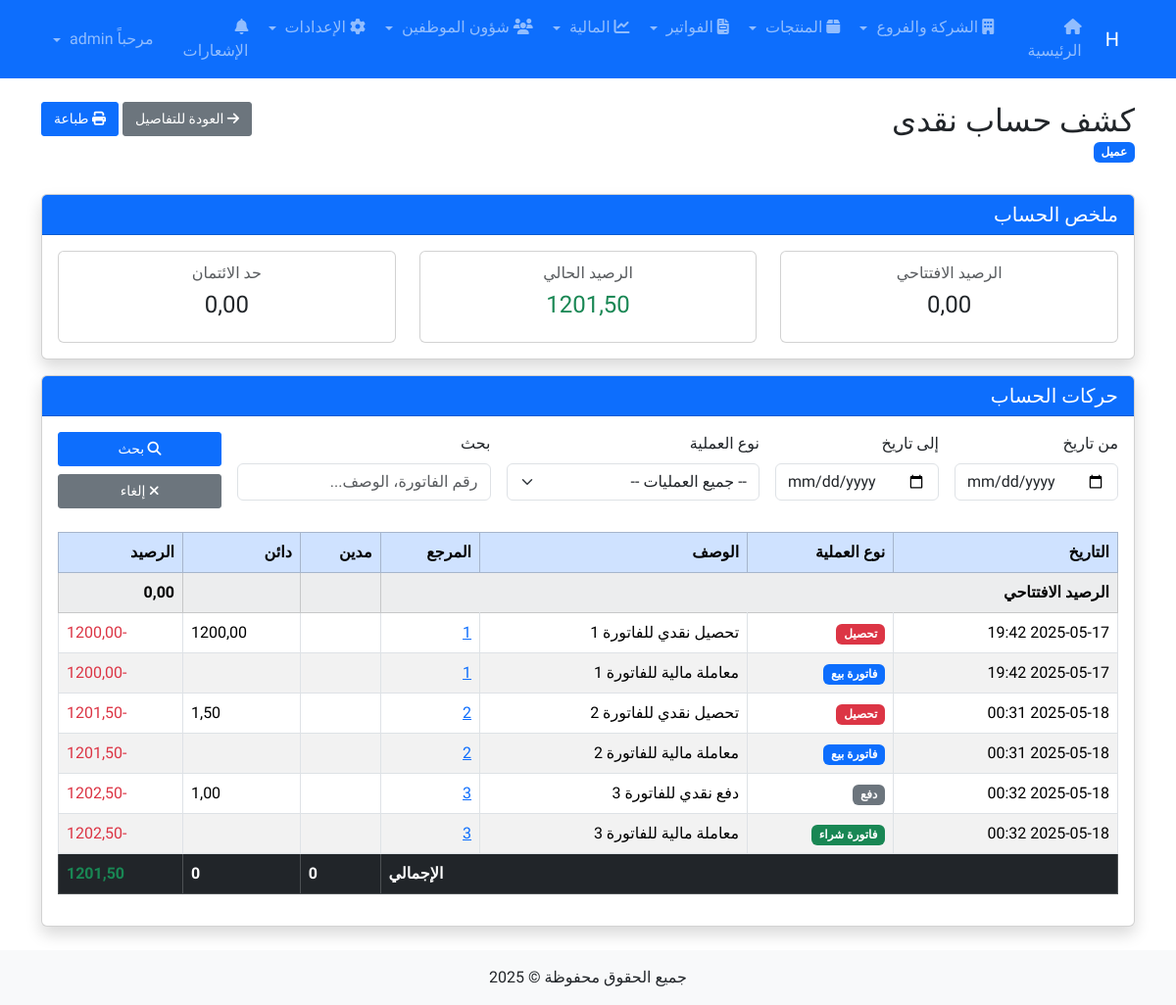
Screenshot of /contacts/1/statement/ (signed in) with the database file from the repository.
### core/models.py (models this page shows, shortened)
class Contact(models.Model):
    CUSTOMER = 'customer'
    SUPPLIER = 'supplier'
    CONTACT_TYPE_CHOICES = [
        (CUSTOMER, _("عميل")),
        (SUPPLIER, _("مورد")),
    ]
    name = models.CharField(_("الاسم"), max_length=255)
    contact_type = models.CharField(_("نوع جهة الاتصال"), max_length=20, choices=CONTACT_TYPE_CHOICES)
    phone = models.CharField(_("رقم الهاتف"), max_length=20, blank=True, null=True)
    alternative_phone = models.CharField(_("رقم هاتف بديل"), max_length=20, blank=True, null=True)
    address = models.TextField(_("العنوان"), blank=True, null=True)
    email = models.EmailField(_("البريد الإلكتروني"), blank=True, null=True)
    tax_number = models.CharField(_("الرقم الضريبي"), max_length=50, blank=True, null=True)
    initial_balance = models.DecimalField(_("الرصيد الافتتاحي"), max_digits=15, decimal_places=2, default=0)
    current_balance = models.DecimalField(_("الرصيد الحالي"), max_digits=15, decimal_places=2, default=0)
    credit_limit = models.DecimalField(_("حد الائتمان"), max_digits=15, decimal_places=2, default=0)
    notes = models.TextField(_("ملاحظات"), blank=True, null=True)
    class Meta:
        verbose_name = _("جهة اتصال")
        verbose_name_plural = _("جهات الاتصال")

### finances/models.py (models this page shows, shortened)
class ContactTransaction(models.Model):
    SALE_INVOICE = 'sale_invoice'
    PURCHASE_INVOICE = 'purchase_invoice'
    SALE_RETURN_INVOICE = 'sale_return_invoice'
    PURCHASE_RETURN_INVOICE = 'purchase_return_invoice'
    COLLECTION = 'collection'
    PAYMENT = 'payment'
    TRANSACTION_TYPE_CHOICES = [
        (SALE_INVOICE, _("فاتورة بيع")),
        (PURCHASE_INVOICE, _("فاتورة شراء")),
        (SALE_RETURN_INVOICE, _("مرتجع بيع")),
        (PURCHASE_RETURN_INVOICE, _("مرتجع شراء")),
        (COLLECTION, _("تحصيل")),
        (PAYMENT, _("دفع")),
    ]
    contact = models.ForeignKey(Contact, on_delete=models.CASCADE, related_name='transactions', verbose_name=_("جهة الاتصال"))
    date = models.DateTimeField(_("تاريخ العملية"), default=timezone.now)
    amount = models.DecimalField(_("المبلغ"), max_digits=15, decimal_places=2)
    transaction_type = models.CharField(_("نوع العملية"), max_length=25, choices=TRANSACTION_TYPE_CHOICES)
    invoice = models.ForeignKey('invoices.Invoice', on_delete=models.SET_NULL, related_name='contact_transactions',
                              verbose_name=_("الفاتورة"), null=True, blank=True)
    description = models.TextField(_("الوصف"), blank=True, null=True)
    reference_number = models.CharField(_("الرقم المرجعي"), max_length=50, blank=True, null=True)
    balance_before = models.DecimalField(_("الرصيد قبل العملية"), max_digits=15, decimal_places=2)
    balance_after = models.DecimalField(_("الرصيد بعد العملية"), max_digits=15, decimal_places=2)
    class Meta:
        verbose_name = _("حركة حساب")
        verbose_name_plural = _("حركات الحسابات")
        ordering = ['date']  # ترتيب الحركات حسب التاريخ تصاعديًا للحصول على تسلسل صحيح

### invoices/models.py (models this page shows, shortened)
class Invoice(models.Model):
    SALE = 'sale'
    PURCHASE = 'purchase'
    SALE_RETURN = 'sale_return'
    PURCHASE_RETURN = 'purchase_return'
    INVOICE_TYPE_CHOICES = [
        (SALE, _("بيع")),
        (PURCHASE, _("شراء")),
        (SALE_RETURN, _("مرتجع بيع")),
        (PURCHASE_RETURN, _("مرتجع شراء")),
    ]
    CASH = 'cash'
    CREDIT = 'credit'
    PAYMENT_TYPE_CHOICES = [
        (CASH, _("نقدي")),
        (CREDIT, _("آجل")),
    ]
    number = models.CharField(_("رقم الفاتورة"), max_length=50)
    date = models.DateTimeField(_("تاريخ الفاتورة"), default=timezone.now)
    invoice_type = models.CharField(_("نوع الفاتورة"), max_length=20, choices=INVOICE_TYPE_CHOICES)
    payment_type = models.CharField(_("نوع الدفع"), max_length=10, choices=PAYMENT_TYPE_CHOICES)
    contact = models.ForeignKey(Contact, on_delete=models.CASCADE, related_name='invoices', verbose_name=_("جهة الاتصال"))
    store = models.ForeignKey(Store, on_delete=models.CASCADE, related_name='invoices', verbose_name=_("المخزن"))
    safe = models.ForeignKey(Safe, on_delete=models.CASCADE, related_name='invoices', verbose_name=_("الخزنة"), null=True, blank=True)
    representative = models.ForeignKey(Representative, on_delete=models.SET_NULL, related_name='invoices',
                                     verbose_name=_("المندوب"), null=True, blank=True)
    driver = models.ForeignKey(Driver, on_delete=models.SET_NULL, related_name='invoices',
                             verbose_name=_("السائق"), null=True, blank=True)
    total_amount = models.DecimalField(_("إجمالي الفاتورة"), max_digits=15, decimal_places=2, default=0)
    discount_amount = models.DecimalField(_("مبلغ الخصم"), max_digits=15, decimal_places=2, default=0)
    tax_amount = models.DecimalField(_("مبلغ الضريبة"), max_digits=15, decimal_places=2, default=0)
    net_amount = models.DecimalField(_("صافي الفاتورة"), max_digits=15, decimal_places=2, default=0)
    paid_amount = models.DecimalField(_("المبلغ المدفوع"), max_digits=15, decimal_places=2, default=0)
    remaining_amount = models.DecimalField(_("المبلغ المتبقي"), max_digits=15, decimal_places=2, default=0)
    notes = models.TextField(_("ملاحظات"), blank=True, null=True)
    is_posted = models.BooleanField(_("مرحلة"), default=True)
    class Meta:
        verbose_name = _("فاتورة")
        verbose_name_plural = _("الفواتير")

### core/views.py (the view)
# urls.py: path('contacts/<int:pk>/statement/', views.contact_statement, name='contact_statement'),
@login_required
def contact_statement(request, pk):
    contact = get_object_or_404(Contact, pk=pk)
    transactions = ContactTransaction.objects.filter(contact=contact).order_by('date')
    date_from = request.GET.get('date_from', '')
    date_to = request.GET.get('date_to', '')
    transaction_type = request.GET.get('type', '')
    if date_from:
        transactions = transactions.filter(date__gte=date_from)
    if date_to:
        transactions = transactions.filter(date__lte=date_to)
    if transaction_type:
        transactions = transactions.filter(transaction_type=transaction_type)
    query = request.GET.get('q', '')
    if query:
        transactions = transactions.filter(
            Q(description__icontains=query) |
            Q(reference_number__icontains=query) |
            Q(invoice__number__icontains=query)
        )
    running_balance = contact.initial_balance
    transaction_list = []
    for transaction in transactions:
        running_balance += transaction.amount
        debit_amount = 0
        credit_amount = 0
        if transaction.amount > 0:
            debit_amount = transaction.amount
        else:
            credit_amount = abs(transaction.amount)
        transaction_list.append({
            'transaction': transaction,
            'debit_amount': debit_amount,
            'credit_amount': credit_amount,
            'running_balance': running_balance
        })
    context = {
        'contact': contact,
        'transactions': transaction_list,
        'initial_balance': contact.initial_balance,
        'current_balance': contact.current_balance,
        'date_from': date_from,
        'date_to': date_to,
        'transaction_type': transaction_type,
        'query': query,
        'transaction_types': ContactTransaction.TRANSACTION_TYPE_CHOICES
    }
    return render(request, 'core/contact/statement.html', context)

### users/context_processors.py (called while the page is built)
def notifications(request):
    context_data = {
        'unread_notifications_count': 0
    }
    if request.user.is_authenticated:
        context_data['unread_notifications_count'] = get_unread_notifications_count(request.user)
    return context_data

### users/utils.py (called while the page is built)
def get_unread_notifications_count(user):
    return UserNotification.objects.filter(recipient=user, is_read=False).count()

### templates/core/contact/statement.html (shortened to what this page needs)
{% extends 'base.html' %}
{% block content %}
<div class="row mb-3">
    <div class="col-md-8">
        <h2 class="mb-0">كشف حساب {{ contact.name }}</h2>
        <p class="text-muted">
            <span class="badge {% if contact.contact_type == 'customer' %}bg-primary{% else %}bg-success{% endif %}">
                {{ contact.get_contact_type_display }}
            </span>
        </p>
    </div>
    <div class="col-md-4 text-end">
        <a href="{% url 'contact_detail' contact.pk %}" class="btn btn-secondary">
            <i class="fas fa-arrow-right"></i> العودة للتفاصيل
        </a>
        <button class="btn btn-primary" onclick="window.print()">
            <i class="fas fa-print"></i> طباعة
        </button>
    </div>
</div>
<div class="row mb-3">
    <div class="col-md-12">
        <div class="card shadow">
            <div class="card-header bg-primary text-white">
                <h5 class="card-title mb-0">ملخص الحساب</h5>
            </div>
            <div class="card-body">
                <div class="row">
                    <div class="col-md-4">
                        <div class="card">
                            <div class="card-body text-center">
                                <h6 class="card-subtitle mb-2 text-muted">الرصيد الافتتاحي</h6>
                                <h4 class="card-title">{{ initial_balance }}</h4>
                            </div>
                        </div>
                    </div>
                    <div class="col-md-4">
                        <div class="card">
                            <div class="card-body text-center">
                                <h6 class="card-subtitle mb-2 text-muted">الرصيد الحالي</h6>
                                <h4 class="card-title {% if current_balance < 0 %}text-danger{% elif current_balance > 0 %}text-success{% endif %}">
                                    {{ current_balance }}
                                </h4>
                            </div>
                        </div>
                    </div>
                    <div class="col-md-4">
                        <div class="card">
                            <div class="card-body text-center">
                                <h6 class="card-subtitle mb-2 text-muted">حد الائتمان</h6>
                                <h4 class="card-title">{{ contact.credit_limit }}</h4>
                            </div>
                        </div>
                    </div>
                </div>
            </div>
        </div>
    </div>
</div>
<div class="card shadow">
    <div class="card-header bg-primary text-white">
        <h5 class="card-title mb-0">حركات الحساب</h5>
    </div>
    <div class="card-body">
        <form method="get" class="mb-4">
            <div class="row g-3">
                <div class="col-md-2">
                    <label for="date_from" class="form-label">من تاريخ</label>
                    <input type="date" name="date_from" id="date_from" class="form-control" value="{{ date_from }}">
                </div>
                <div class="col-md-2">
                    <label for="date_to" class="form-label">إلى تاريخ</label>
                    <input type="date" name="date_to" id="date_to" class="form-control" value="{{ date_to }}">
                </div>
                <div class="col-md-3">
                    <label for="type" class="form-label">نوع العملية</label>
                    <select name="type" id="type" class="form-select">
                        <option value="">-- جميع العمليات --</option>
                    </select>
                </div>
                <div class="col-md-3">
                    <label for="q" class="form-label">بحث</label>
                    <input type="text" name="q" id="q" class="form-control" placeholder="رقم الفاتورة، الوصف..." value="{{ query }}">
                </div>
                <div class="col-md-2 d-flex align-items-end">
                    <div class="d-grid gap-2 w-100">
                        <button type="submit" class="btn btn-primary">
                            <i class="fas fa-search"></i> بحث
                        </button>
                        <a href="{% url 'contact_statement' contact.pk %}" class="btn btn-secondary">
                            <i class="fas fa-times"></i> إلغاء
                        </a>
                    </div>
                </div>
            </div>
        </form>
        <div class="table-responsive">
            <table class="table table-striped table-hover table-bordered">
                <thead class="table-primary">
                    <tr>
                        <th>التاريخ</th>
                        <th>نوع العملية</th>
                        <th>الوصف</th>
                        <th>المرجع</th>
                        <th>مدين</th>
                        <th>دائن</th>
                        <th>الرصيد</th>
                    </tr>
                </thead>
                <tbody>
                    <tr class="table-light">
                        <td colspan="4" class="fw-bold">الرصيد الافتتاحي</td>
                        <td></td>
                        <td></td>
                        <td class="fw-bold">{{ initial_balance }}</td>
                    </tr>
                    {% for item in transactions %}
                    <tr>
                        <td>{{ item.transaction.date|date:"Y-m-d H:i" }}</td>
                        <td>
                            <span class="badge
                                {% if item.transaction.transaction_type == 'sale_invoice' %}bg-primary
                                {% elif item.transaction.transaction_type == 'purchase_invoice' %}bg-success
                                {% elif item.transaction.transaction_type == 'sale_return_invoice' %}bg-warning
                                {% elif item.transaction.transaction_type == 'purchase_return_invoice' %}bg-info
                                {% elif item.transaction.transaction_type == 'collection' %}bg-danger
                                {% elif item.transaction.transaction_type == 'payment' %}bg-secondary
                                {% endif %}">
                                {{ item.transaction.get_transaction_type_display }}
                            </span>
                        </td>
                        <td>{{ item.transaction.description }}</td>
                        <td>
                            {% if item.transaction.invoice %}
                            <a href="{% url 'invoice_detail' item.transaction.invoice.id %}">
                                {{ item.transaction.invoice.number }}
                            </a>
                            {% else %}
                            {{ item.transaction.reference_number|default:"-" }}
                            {% endif %}
                        </td>
                        <td class="text-end">
                        </td>
                        <td class="text-end">
                            {% if item.credit_amount > 0 %}
                            {{ item.credit_amount }}
                            {% endif %}
                        </td>
                        <td class="text-end {% if item.running_balance < 0 %}text-danger{% elif item.running_balance > 0 %}text-success{% endif %}">
                            {{ item.running_balance }}
                        </td>
                    </tr>
                    {% empty %}
                    <tr>
                        <td colspan="7" class="text-center">لا توجد حركات في الحساب</td>
                    </tr>
                    {% endfor %}
                </tbody>
                <tfoot>
                    <tr class="table-dark fw-bold">
                        <th colspan="4" class="text-end">الإجمالي</th>
                        <th class="text-end">
                            {% with total_debit=0 %}
                                {{ total_debit }}
                            {% endwith %}
                        </th>
                        <th class="text-end">
                            {% with total_credit=0 %}
                                {{ total_credit }}
                            {% endwith %}
                        </th>
                        <th class="text-end {% if current_balance < 0 %}text-danger{% elif current_balance > 0 %}text-success{% endif %}">
                            {{ current_balance }}
                        </th>
                    </tr>
                </tfoot>
            </table>
        </div>
    </div>
</div>
{% endblock %}

### templates/base.html (style rules this page uses)
body { font-family: 'Tajawal', sans-serif; }
.card { transition: transform 0.3s; }
.btn { padding: 0.375rem 0.75rem; font-size: 0.875rem; border-radius: 3px; box-shadow: none; transition: all 0.2s; }

### rows the page displays
Contact: name "نقدى", contact_type "عميل", initial_balance "0,00", current_balance "1201,50", credit_limit "0,00"
ContactTransaction: transaction "2025-05-17 19:42", transaction.transaction_type "تحصيل", transaction.description "تحصيل نقدي للفاتورة 1", transaction.invoice.number "1", credit_amount "1200,00", running_balance "-1200,00"
ContactTransaction: transaction "2025-05-17 19:42", transaction.transaction_type "فاتورة بيع", transaction.description "معاملة مالية للفاتورة 1", transaction.invoice.number "1", running_balance "-1200,00"
ContactTransaction: transaction "2025-05-18 00:31", transaction.transaction_type "تحصيل", transaction.description "تحصيل نقدي للفاتورة 2", transaction.invoice.number "2", credit_amount "1,50", running_balance "-1201,50"
ContactTransaction: transaction "2025-05-18 00:31", transaction.transaction_type "فاتورة بيع", transaction.description "معاملة مالية للفاتورة 2", transaction.invoice.number "2", running_balance "-1201,50"
ContactTransaction: transaction "2025-05-18 00:32", transaction.transaction_type "دفع", transaction.description "دفع نقدي للفاتورة 3", transaction.invoice.number "3", credit_amount "1,00", running_balance "-1202,50"
ContactTransaction: transaction "2025-05-18 00:32", transaction.transaction_type "فاتورة شراء", transaction.description "معاملة مالية للفاتورة 3", transaction.invoice.number "3", running_balance "-1202,50"

### other values shown
{{ total_debit }} "0"
{{ total_credit }} "0"
